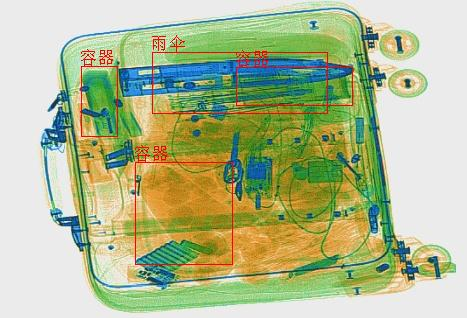
#> input picture nsmail-1.jpg, 467 x 318 px
$ python detect_redbox.py
#> lines starting #> are read from the running program, lines starting #| are printed output that depends on the picture; after the words box and inside, x2 and y2 are one past the last pixel; in counts of white or black regions, pixels touching at a corner belong together
import cv2
import numpy as np

img = cv2.imread('nsmail-1.jpg')
#> img is the input picture: shape (318, 467, 3); mean B, G, R 145.2, 187.3, 176.3
img0 = cv2.imread('nsmail.jpg')
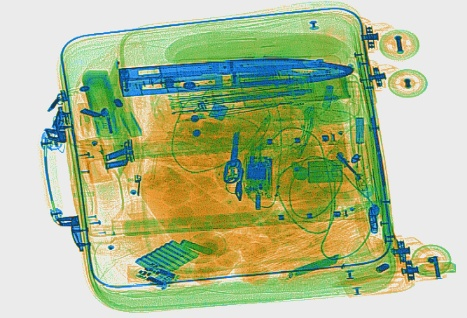
#> input picture nsmail.jpg, 467 x 318 px
#> img0 is the input picture: shape (318, 467, 3); mean B, G, R 146.5, 189.5, 174.7
img_hsv = cv2.cvtColor(img, cv2.COLOR_BGR2HSV)
#> img_hsv: shape (318, 467, 3); mean H, S, V 36.4, 93.5, 198.7

# [4 lines of commented-out code are left out]

lower_red = np.array([0, 50, 50])
upper_red = np.array([20, 255, 255])
mask1 = cv2.inRange(img_hsv, lower_red, upper_red)
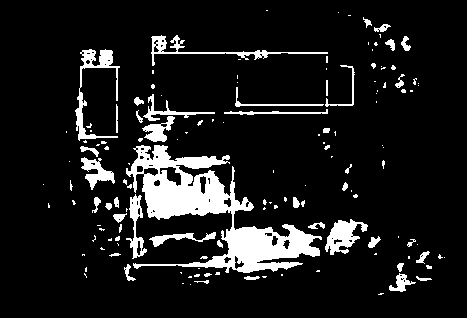
#> mask1: shape (318, 467); 10.7% white; 142 white regions (96 under 20 px), largest, box (x1, y1, x2, y2) and area: (126, 145, 322, 273) 8282, (75, 49, 120, 141) 957, (325, 219, 368, 255) 771

lower_red = np.array([160, 50, 50])
upper_red = np.array([180, 255, 255])
mask2 = cv2.inRange(img_hsv, lower_red, upper_red)
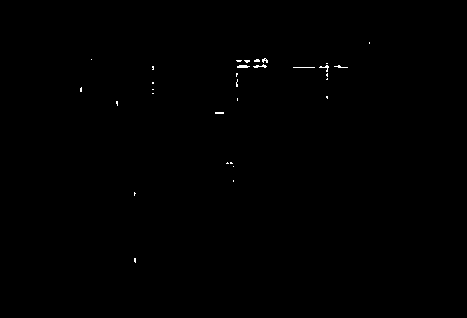
#> mask2: shape (318, 467); 0.2% white in thin lines or dots, all inside (x1, y1, x2, y2) = (80, 42, 370, 263)
mask = mask1 + mask2
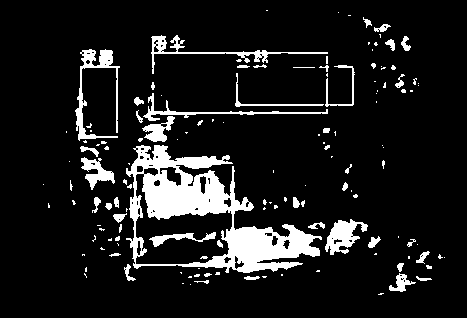
#> mask: shape (318, 467); 10.9% white; 139 white regions (92 under 20 px), largest, box (x1, y1, x2, y2) and area: (126, 145, 322, 273) 8797, (75, 49, 120, 141) 1030, (151, 35, 328, 74) 823
cv2.imwrite("images/mask1.jpg", mask)

# [7 lines of commented-out code are left out]

kernel = np.ones((5,5),np.uint8)
mask = cv2.morphologyEx(mask, cv2.MORPH_OPEN, kernel)
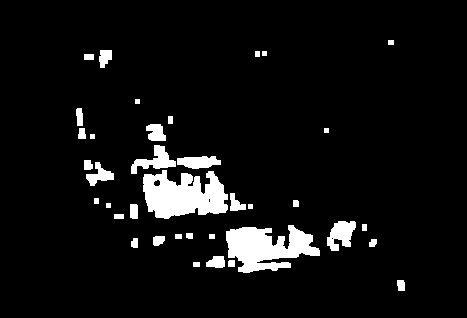
#> mask: shape (318, 467); 6.5% white; 37 white regions, largest, box (x1, y1, x2, y2) and area: (143, 170, 228, 219) 2932, (226, 225, 320, 273) 2747, (327, 221, 356, 251) 559
cv2.imwrite("images/mask2.jpg", mask)
mask = cv2.morphologyEx(mask, cv2.MORPH_CLOSE, kernel)
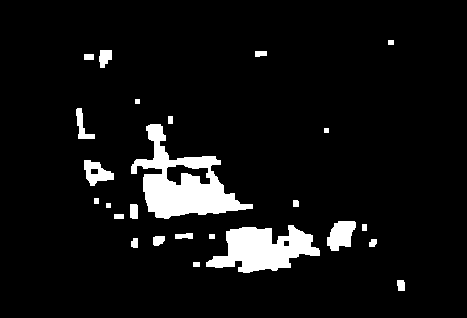
#> mask: shape (318, 467); 6.9% white; 25 white regions
cv2.imwrite("images/mask3.jpg", mask)

contours, hierarchy = cv2.findContours(mask, cv2.RETR_TREE, cv2.CHAIN_APPROX_SIMPLE)
#> contours = 28 contours, 3 with area under 20; largest, box (x1, y1, x2, y2) and area: (131, 124, 253, 219) 4881, (206, 225, 320, 273) 3062, (327, 221, 356, 251) 560, (166, 164, 211, 186) 552, (84, 160, 114, 186) 422
for c in contours:
    area = cv2.contourArea(c)
    if area > 0:
        x, y, w, h = cv2.boundingRect(c)
        cv2.rectangle(img0, (x,y), (x+w,y+h), (0,255,0), 2)
#> this loop made 28 passes
#> (c, area, x, y, w, h) on passes 2, 6, 10, 12, 16, 22, 25, 28: ([[193, 262], [193, 266], [199, 266], [199, 262]], 24, 193, 262, 7, 5), ([[209, 234], [209, 238], [214, 238], [214, 234]], 20, 209, 234, 6, 5), ([[362, 224], [362, 230], [366, 230], [366, 224]], 24, 362, 224, 5, 7), ([[114, 214], [114, 218], [123, 218], [123, 214]], 36, 114, 214, 10, 5), ([[94, 198], [94, 203], [98, 203], [98, 198]], 20, 94, 198, 5, 6), ([[168, 116], [168, 123], [172, 123], [172, 116]], 28, 168, 116, 5, 8), ([[84, 54], [84, 59], [93, 59], [93, 54]], 45, 84, 54, 10, 6), ([[388, 40], [388, 44], [393, 44], [393, 40]], 20, 388, 40, 6, 5)
#> (area, x, y, w, h) on passes 1, 3, 4, 5, 7, 8: (64, 397, 280, 8, 11), (39.5, 369, 239, 8, 8), (47, 131, 238, 7, 10), (83, 153, 236, 12, 10), (68.5, 175, 233, 18, 6), (3062.5, 206, 225, 114, 48)
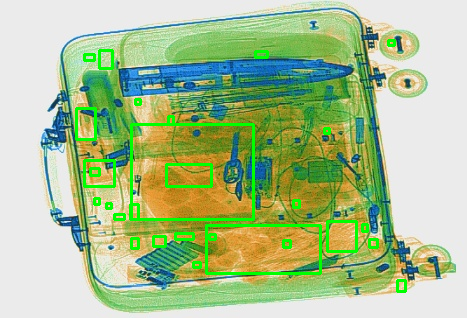
#> img0: shape (318, 467, 3); 3.73% of pixels changed, all inside (x1, y1, x2, y2) = (75, 39, 407, 293)

cv2.imshow('result', img0)
cv2.waitKey(0)
cv2.destroyAllWindows()
